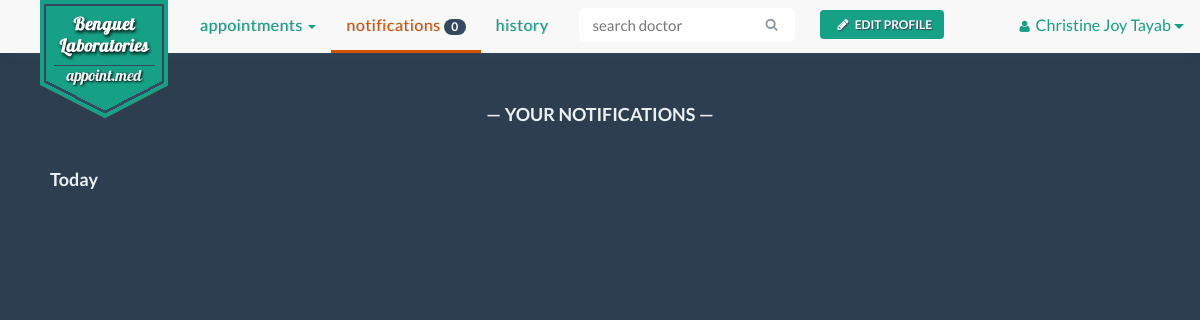
/notifications.php (signed in), run on an earlier commit of the app's database.
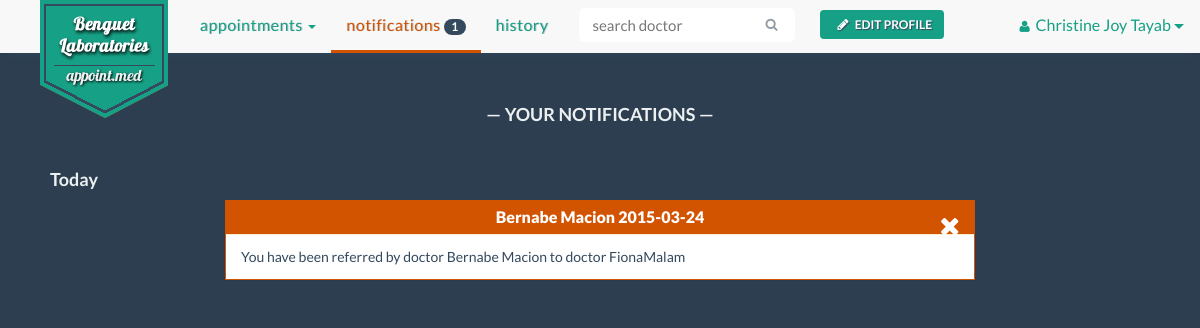
And on a later commit of the database.
### tables this page shows
CREATE TABLE IF NOT EXISTS `notification` (
  `notification_id` int(11) NOT NULL AUTO_INCREMENT,
  `indicator` varchar(100) NOT NULL,
  `doctor_id` varchar(100) NOT NULL,
  `patient_id` varchar(100) NOT NULL,
  `legend_id` varchar(100) NOT NULL,
  `notification_date` date NOT NULL,
  `notification` text NOT NULL,
  PRIMARY KEY (`notification_id`),
  KEY `patient_id` (`patient_id`),
  KEY `notif_id` (`legend_id`),
  FULLTEXT KEY `doctor_id` (`doctor_id`)
);

CREATE TABLE IF NOT EXISTS `doctor` (
  `doctor_id` varchar(30) NOT NULL,
  `doctor_name` varchar(30) NOT NULL,
  `specialization` varchar(30) NOT NULL,
  `doctor_status` enum('On Leave','Emergency','In','Out','Sick Leave') NOT NULL,
  `email` varchar(30) NOT NULL,
  `username` varchar(30) NOT NULL,
  PRIMARY KEY (`doctor_id`),
  KEY `username` (`username`)
);

### notifications.php (the view, shortened to what the changed rows need)
<!DOCTYPE html>
<html lang="en">
    <?php
        include 'include/head.php';
        include 'connectdatabase.php';
    ?>
  <body>
    <div class="container">
        <?php
            $username = $_SESSION['username'];
            $result = mysqli_query($con, "SELECT * FROM patient WHERE username LIKE '$username'" );
            $row =  mysqli_fetch_array($result);
            $patient_id = $row['patient_id'];
            $n_result = mysqli_query($con, "SELECT * FROM notification WHERE patient_id LIKE '$patient_id' ORDER BY 6 DESC" );
            $count_result = mysqli_query($con, "SELECT COUNT(notification) AS count FROM notification WHERE patient_id LIKE '$patient_id' AND indicator = 'doctor'" );
            $count_row = mysqli_fetch_array($count_result);
            $notif_count =  $count_row['count'];
        ?>
        <?php
            include 'include/pt-nav-start.php';
        ?>
                    <ul class="nav navbar-nav">
                        <li class="active"><a href="notifications.php">Notifications <span class="badge"><?php echo $notif_count?></span></a></li>
        <?php
            include 'include/pt-nav-end.php';
        ?>
        <div class="container-fluid" id="notification">
            <div class="row">
                <div class="col-md-12">
                    <h1 class="text-center row-header-fff">&mdash; Your Notifications &mdash;</h1>
                </div>
                <div class="col-md-12">
                    <h2 class="text-left date-header">Today</h2>
                </div>
                <?php
                while ($n_row =  mysqli_fetch_array($n_result)){
                    if($n_row['indicator'] == 'doctor'){
                    if($n_row['patient_id'] == $patient_id){
                        $n_id = $n_row['legend_id'];
                        $n_did = $n_row['doctor_id'];
                        $n_legend = mysqli_query($con, "SELECT * FROM notification_legend WHERE legend_id LIKE '$n_id'" );
                        $n_color =  mysqli_fetch_array($n_legend);
                        $d_result = mysqli_query($con, "SELECT * FROM doctor WHERE doctor_id LIKE '$n_did'" );
                        $doc =  mysqli_fetch_array($d_result);
                        if($n_color['color'] == 'red'){
                        echo '<div class="col-xs-12 col-md-8 col-md-offset-2">
                            <div class="panel panel-notif panel-danger">
                                <div class="panel-heading">'.$doc['doctor_name'].' '.$n_row['notification_date'].'
                                    <a href="#" title="cancel"><i class="fa fa-remove delete-btn"></i></a>
                                </div>
                                <div class="panel-body">
                                    '.$n_row['notification'].'
                                </div>
                            </div>
                        </div>';
                        } else if ($n_color['color'] == 'orange'){
                        echo '<div class="col-xs-12 col-md-8 col-md-offset-2">
                            <div class="panel panel-notif panel-warning">
                                <div class="panel-heading">'.$doc['doctor_name'].' '.$n_row['notification_date'].'
                                    <a href="#" title="cancel"><i class="fa fa-remove delete-btn"></i></a>
                                </div>
                                <div class="panel-body">
                                    '.$n_row['notification'].'
                                </div>
                            </div>
                        </div>';
                        }else if ($n_color['color'] == 'green'){
                        echo '<div class="col-xs-12 col-md-8 col-md-offset-2">
                            <div class="panel panel-notif panel-success">
                                <div class="panel-heading">'.$doc['doctor_name'].' '.$n_row['notification_date'].'
                                    <a href="#" title="cancel"><i class="fa fa-remove delete-btn"></i></a>
                                </div>
                                <div class="panel-body">
                                    '.$n_row['notification'].'
                                </div>
                            </div>
                        </div>';
                        } else if ($n_color['color'] == 'blue'){
                        echo '<div class="col-xs-12 col-md-8 col-md-offset-2">
                            <div class="panel panel-notif panel-info">
                                <div class="panel-heading">'.$doc['doctor_name'].' '.$n_row['notification_date'].'
                                    <a href="#" title="cancel"><i class="fa fa-remove delete-btn"></i></a>
                                </div>
                                <div class="panel-body">
                                    '.$n_row['notification'].'
                                </div>
                            </div>
                        </div>';
                        }
                    }
                }
                }
                ?>
            </div>
        </div>
    </div>
  </body>
</html>

What changed in the data, as far as the page shows it:
added notification: doctor.doctor_name "Bernabe Macion", notification_date "2015-03-24", notification "You have been referred by doctor Bernabe Macion to doctor FionaMalam"
Also different on the page:
$notif_count: "0" → "1"
